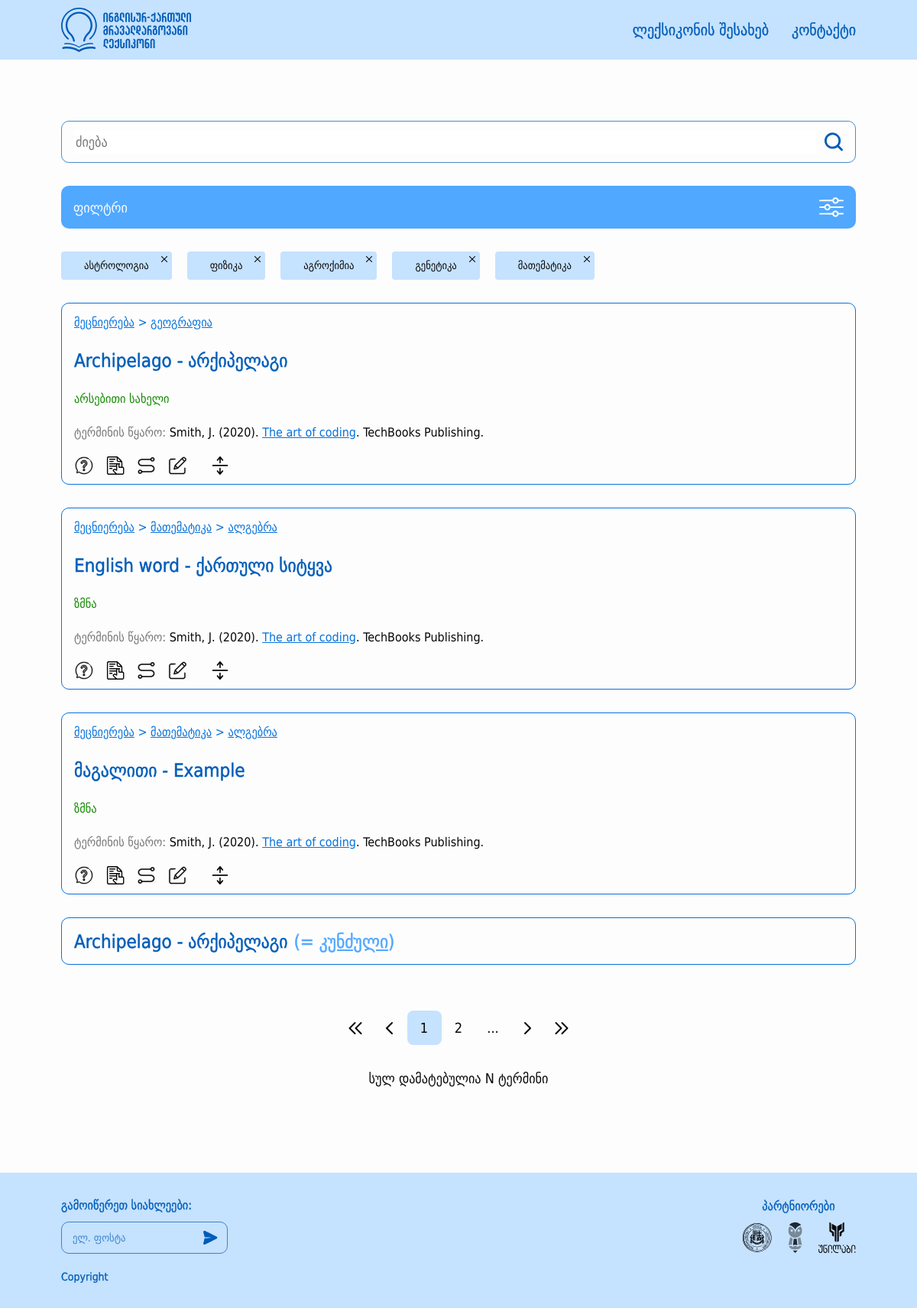
The page /home on the database its author committed.
### src/models/terms.py (models this page shows, shortened)
class Category(BaseModel):
    __tablename__ = "categories"
    id = db.Column(db.Integer, primary_key=True)
    name = db.Column(db.String(50), nullable=False)
    parent_id = db.Column(db.Integer, db.ForeignKey("categories.id"), nullable=True)
    children = db.relationship('Category', backref=db.backref('parent', remote_side=[id]), lazy='dynamic')

class Term(BaseModel):
    __tablename__ = 'terms'
    id = db.Column(db.Integer, primary_key=True)
    geo_word = db.Column(db.String(100), nullable=False)
    eng_word = db.Column(db.String(100), nullable=False)
    grammar_form = db.Column(db.String(50), nullable=True)
    term_source = db.Column(db.Text, nullable=False)
    definition = db.Column(db.Text, nullable=False)
    definition_source = db.Column(db.Text, nullable=False)
    term_type = db.Column(db.String(50), nullable=True)
    context = db.Column(db.Text, nullable=True)
    context_source = db.Column(db.Text, nullable=True)
    comment = db.Column(db.Text, nullable=True)
    category = db.relationship("Category", secondary="terms_categories", backref="terms")
    synonyms = db.relationship(
        "Term",
        secondary="connected_terms",
        primaryjoin="and_(Term.id == ConnectedTerm.term1_id, ConnectedTerm.is_synonym == True)",
        secondaryjoin="and_(Term.id == ConnectedTerm.term2_id, ConnectedTerm.is_synonym == True)",
        backref="synonym_for"
    )
    connected_terms = db.relationship(
        "Term",
        secondary="connected_terms",
        primaryjoin="and_(Term.id == ConnectedTerm.term1_id, ConnectedTerm.is_synonym == False)",
        secondaryjoin="and_(Term.id == ConnectedTerm.term2_id, ConnectedTerm.is_synonym == False)",
        backref="connected_for"
    )

### src/views/main/routes.py (the view)
@main_blueprint.route("/")
@main_blueprint.route("/home")
def home():
    root_categories = Category.query.filter(Category.parent_id.is_(None)).all()
    terms = Term.query.all()
    return render_template("main/main.html", terms=terms, root_categories=root_categories)

### src/templates/main/main.html (shortened to what this page needs)
{% extends 'layouts/base.html' %}
{% block content %}
    <div class="main-outer edge-padding">
      <main class="main-content width-limiter">
        <section class="right-section">
          <section class="search-controls">
            <div class="search-input-container">
              <input class="search-input" type="text" placeholder="ძიება" />
              <a href="{{ url_for('main.term_not_found') }}">
                <button class="search-button">
                  <img
                    class="search-button-img"
                    src="{{ url_for('static', filename='images/' + 'search.svg') }}"
                    alt="search"
                  />
                </button>
              </a>
            </div>
            <button id="filter-modal-open-button" class="filter-modal-toggle">
              <span>ფილტრი</span>
              <img src="{{ url_for('static', filename='images/' + 'filter.svg') }}" />
            </button>
            <ul class="selected-filter-list">
              <li class="selected-filter-item">
                ასტროლოგია
                <button class="selected-filter-remove-button vector-button">
                  <img src="{{ url_for('static', filename='images/' + 'x.svg') }}" />
                </button>
              </li>
              <li class="selected-filter-item">
                ფიზიკა
                <button class="selected-filter-remove-button vector-button">
                  <img src="{{ url_for('static', filename='images/' + 'x.svg') }}" />
                </button>
              </li>
              <li class="selected-filter-item">
                აგროქიმია
                <button class="selected-filter-remove-button vector-button">
                  <img src="{{ url_for('static', filename='images/' + 'x.svg') }}" />
                </button>
              </li>
              <li class="selected-filter-item">
                გენეტიკა
                <button class="selected-filter-remove-button vector-button">
                  <img src="{{ url_for('static', filename='images/' + 'x.svg') }}" />
                </button>
              </li>
              <li class="selected-filter-item">
                მათემატიკა
                <button class="selected-filter-remove-button vector-button">
                  <img src="{{ url_for('static', filename='images/' + 'x.svg') }}" />
                </button>
              </li>
            </ul>
          </section>
          <section id="term-list">
            {% for term in terms %}
            <article class="term-card">
              <div class="field">
                {% for category in term.category %}
                {% set parent_category = category.parent %}
                  {% if parent_category %}
                    {% set grandparent_category = parent_category.parent %}
                    {% if grandparent_category %}
                      <a href="{{ url_for('main.view_terms_by_category', category_id=grandparent_category.id) }}" previewlistener="true">{{ grandparent_category.name }}</a> &gt;
                    {% endif %}
                    <a href="{{ url_for('main.view_terms_by_category', category_id=parent_category.id) }}" previewlistener="true">{{ parent_category.name }}</a> &gt;
                  {% endif %}
                  <a href="{{ url_for('main.view_terms_by_category', category_id=category.id) }}" previewlistener="true">{{ category.name }}</a>
                {% endfor %}
              </div>
              <a href="{{ url_for('main.term_detail', term_id=term.id) }}" class="unstyled-link" previewlistener="true"><h3 class="word-pair">{{term.eng_word}} - {{ term.geo_word }}</h3></a>
              <span class="word-type">{{term.grammar_form}}</span>
              <p class="term-source"><span class="term-source-label">ტერმინის წყარო: </span>Smith, J. (2020). <a href="{{term.context_source}}" previewlistener="true">The art of coding</a>. TechBooks Publishing.</p>
              <section class="term-controls">
                <button class="term-button" title="განმარტების ჩვენება" id="definition-button-efe837fd-314a-4e45-99af-620de6cf48e3" fdprocessedid="4dnd5r">
                </button>
                <button class="term-button" title="კონტექსტის ჩვენება" id="context-button-efe837fd-314a-4e45-99af-620de6cf48e3" fdprocessedid="zk648">
                </button>
                <button class="term-button" title="დაკავშირებული სიტყვების ჩვენება" id="connected-button-efe837fd-314a-4e45-99af-620de6cf48e3" fdprocessedid="nmhc66">
                </button>
                <button class="term-button" title="კომენტარის ჩვენება" id="comment-button-efe837fd-314a-4e45-99af-620de6cf48e3" fdprocessedid="tjgugr">
                </button>
                <button class="term-button toggle-all-button" title="ყველაფრის ჩვენება/დამალვა" id="all-button-efe837fd-314a-4e45-99af-620de6cf48e3" fdprocessedid="8sb6t">
                </button>
              </section>
            </article>
            {% endfor %}
              <article class="term-card">
                <div class="pair-line">
                  <a href="/term-detail.html" class="unstyled-link" previewlistener="true"><h3 class="word-pair">Archipelago - არქიპელაგი</h3></a>
                  <span class="equivalent-word">(= <a href="/" previewlistener="true">კუნძული</a>)</span>
                </div>
              </article>
          </section>
          <div class="term-list-bottom-bar">
            <ul class="pagination">
              <li class="pagination-item">
                <button class="pagination-button">
                  <img src="{{ url_for('static', filename='images/' + 'double-left.svg') }}" alt="first page" />
                </button>
              </li>
              <li class="pagination-item">
                <button class="pagination-button">
                  <img src="{{ url_for('static', filename='images/' + 'left.svg') }}" alt="previous page" />
                </button>
              </li>
              <li class="pagination-item">
                <button class="pagination-button active">1</button>
              </li>
              <li class="pagination-item">
                <button class="pagination-button">2</button>
              </li>
              <li class="pagination-item">
                <button class="pagination-button">...</button>
              </li>
              <li class="pagination-item">
                <button class="pagination-button">
                  <img src="{{ url_for('static', filename='images/' + 'right.svg') }}" alt="next page" />
                </button>
              </li>
              <li class="pagination-item">
                <button class="pagination-button">
                  <img src="{{ url_for('static', filename='images/' + 'double-right.svg') }}" alt="last page" />
                </button>
              </li>
            </ul>
            <span class="search-result-number">სულ დამატებულია N ტერმინი</span>
          </div>
        </section>
      </main>
    </div>
{% endblock %}

### src/templates/layouts/base.html (shortened to what this page needs)
<!doctype html>
<html lang="ka">
  <head>
    <link href="{{ url_for('static', filename='styles/global.css') }}" rel="stylesheet" />
    <link href="{{ url_for('static', filename='styles/shared.css') }}" rel="stylesheet" />
    <link href="{{ url_for('static', filename='styles/other.css') }}" rel="stylesheet" />
    <link href="{{ url_for('static', filename='styles/main.css') }}" rel="stylesheet" />
    <link href="{{ url_for('static', filename='styles/word.css') }}" rel="stylesheet" />
  </head>
  <body>
    {% include 'layouts/navbar.html' %}
    {% block content %}
    {% endblock %}
    {% include 'layouts/footer.html' %}
  </body>
</html>

### src/templates/layouts/navbar.html (shortened to what this page needs)
<header class="header edge-padding">
    <div class="header-content width-limiter">
      <a href="{{ url_for('main.home') }}">
        <img class="logo" src="{{ url_for('static', filename='images/' + 'logo.svg') }}" alt="logo" />
      </a>
      <nav class="desktop-nav">
        <a href="{{ url_for('main.about') }}" class="nav-link">ლექსიკონის შესახებ</a>
        <a href="{{ url_for('main.contact') }}" class="nav-link">კონტაქტი</a>
      </nav>
    </div>
  </header>

### src/templates/layouts/footer.html (shortened to what this page needs)
<footer class="footer edge-padding">
    <div class="footer-content width-limiter">
      <div class="sub-group">
        <label class="sub-label">გამოიწერეთ სიახლეები:</label>
        <form
          class="base-field sub-input-container errorable-field"
          id="subscribe-form"
        >
          <input
            class="sub-input field-input"
            type="email"
            placeholder="ელ. ფოსტა"
          />
          <button class="sub-button">
          </button>
        </form>
      </div>
      <div class="partner-group">
        <h6 class="partner-title">პარტნიორები</h6>
        <div class="partner-logos">
          <a href="https://iliauni.edu.ge/ge">
            <img
              class="partner-logo"
              src="{{ url_for('static', filename='images/' + 'ilia.svg') }}"
              alt="logo"
            />
          </a>
          <a href="https://terms.iliauni.edu.ge/">
            <img
              class="partner-logo"
              src="{{ url_for('static', filename='images/' + 'owl.svg') }}"
              alt="logo"
            />
          </a>
          <a href="https://unilab.iliauni.edu.ge/">
            <img
              class="partner-logo"
              src="{{ url_for('static', filename='images/' + 'unilab.svg') }}"
              alt="logo"
            />
          </a>
        </div>
      </div>
    </div>
    <span class="copyright">Copyright</span>
</footer>

### src/static/styles/global.css (style rules this page uses)
:root { --color-light-blue: 197, 226, 255; --color-light-blue-2: 143, 199, 255; --color-blue: 6, 114, 221; --color-blue-1: 81, 168, 255; --color-blue-2: 0, 92, 184; --color-white: 253, 253, 253; --color-black: 7, 7, 7; --color-gray: 119, 119, 119; --color-gray-2: 237, 237, 237; --color-green: 19, 137, 0; --color-red: 229, 0, 0; }
*, *::before, *::after { box-sizing: border-box; }
* { margin: 0; }
body { line-height: 1.5; -webkit-font-smoothing: antialiased; }
img, picture, video, canvas, svg { display: block; max-width: 100%; }
input, button, textarea, select { font: inherit; }
p, h1, h2, h3, h4, h5, h6 { overflow-wrap: break-word; }
* { color: rgb(var(--color-black)); font-family: 'DejaVu Sans Condensed', sans-serif; }
body { display: flex; min-height: 100vh; flex-direction: column; background-color: rgb(var(--color-white)); }
ul { list-style: none; padding: 0; margin: 0; }
button { all: unset; cursor: pointer; box-sizing: border-box; }

### src/static/styles/other.css (style rules this page uses)
.main-outer { display: flex; }
main { display: flex; flex: 1; }

### src/static/styles/main.css (style rules this page uses)
.main-content { display: flex; gap: 24px; justify-content: center; }
.right-section { flex: 1; }
.search-controls { display: flex; flex-direction: column; gap: 24px; }
.filter-modal-toggle { display: flex; align-items: center; gap: 12px; font-size: 18px; background: rgb(var(--color-blue-1)); width: 100%; padding: 12px 16px; justify-content: space-between; border-radius: 10px; }
.filter-modal-toggle span { display: block; color: rgb(var(--color-white)); }
.selected-filter-list { display: flex; gap: 20px; flex-wrap: wrap; }
.selected-filter-item { position: relative; display: flex; align-items: center; justify-content: center; padding: 8px 30px; font-size: 14px; background: rgb(var(--color-light-blue)); border-radius: 4px; color: rgb(var(--color-black)); }
.selected-filter-remove-button { position: absolute; top: 0; right: 0; width: 8px; height: 8px; margin: 6px; }
#term-list { display: flex; flex-direction: column; gap: 24px; margin-top: 30px; }
.term-card { display: flex; flex-direction: column; gap: 10px; border: 1.2px solid rgb(var(--color-blue)); border-radius: 10px; padding: 12px 16px; width: 100%; }
.term-card .field, a { font-size: 14px; color: rgb(var(--color-blue)); }
.term-card .word-pair { font-size: 18px; -webkit-text-stroke: 0.5px rgb(var(--color-blue-2)); font-weight: 400; color: rgb(var(--color-blue-2)); }
.term-card .pair-line { display: flex; align-items: center; gap: 8px; }
.term-card .equivalent-word, .term-card .equivalent-word a { color: rgb(var(--color-blue-1)); -webkit-text-stroke: 0.5px rgb(var(--color-blue-1)); font-weight: 400; font-size: 18px; }
.term-card .word-type { font-size: 14px; color: rgb(var(--color-green)); }
.term-card .term-source { font-size: 14px; }
.term-card .term-source-label { font-size: 14px; color: rgb(var(--color-gray)); }
.term-controls { display: flex; gap: 16px; }
.term-button { height: 24px; }
.term-button svg { height: 100%; }
.toggle-all-button { margin-left: 16px; }
@media screen and (min-width: 768px) { .main-content { gap: 30px; } }
@media screen and (min-width: 768px) { .search-controls { gap: 30px; } }
@media screen and (min-width: 768px) { #term-list { gap: 30px; } }
@media screen and (min-width: 768px) { .term-card { gap: 20px; } }
@media screen and (min-width: 768px) { .term-card .field, a { font-size: 16px; } }
@media screen and (min-width: 768px) { .term-card .word-pair { font-size: 24px; } }
@media screen and (min-width: 768px) { .term-card .equivalent-word, .term-card .equivalent-word a { font-size: 24px; } }
@media screen and (min-width: 768px) { .term-card .word-type { font-size: 16px; } }
@media screen and (min-width: 768px) { .term-card .term-source { font-size: 16px; } }
@media screen and (min-width: 768px) { .term-card .term-source-label { font-size: 16px; } }

### rows shown on the page
Term: eng_word "Archipelago", geo_word "არქიპელაგი", grammar_form "არსებითი სახელი"
Category: name "გეოგრაფია"
Category: name "მეცნიერება"
Term: eng_word "English word", geo_word "ქართული სიტყვა", grammar_form "ზმნა"
Category: name "ალგებრა"
Category: name "მათემატიკა"
Term: eng_word "მაგალითი", geo_word "Example", grammar_form "ზმნა"
